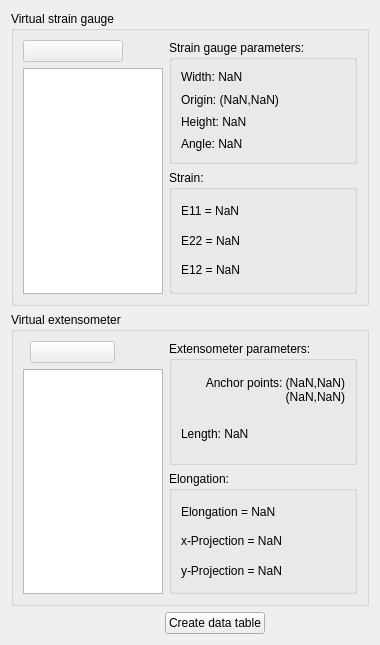
        <widget class="QWidget" name="page">
         <property name="geometry">
          <rect>
           <x>0</x>
           <y>0</y>
           <width>380</width>
           <height>645</height>
          </rect>
         </property>
         <attribute name="icon">
          <iconset resource="icons.qrc">
           <normaloff>:/resources/1415620049_heart_monitor.png</normaloff>:/resources/1415620049_heart_monitor.png</iconset>
         </attribute>
         <attribute name="label">
          <string>Post-processing tools</string>
         </attribute>
         <layout class="QVBoxLayout" name="verticalLayout_62">
          <item>
           <layout class="QVBoxLayout" name="verticalLayout_60">
            <item>
             <widget class="QGroupBox" name="SGGroupBox">
              <property name="title">
               <string>Virtual strain gauge</string>
              </property>
              <layout class="QVBoxLayout" name="verticalLayout_32">
               <item>
                <layout class="QHBoxLayout" name="horizontalLayout_36">
                 <item>
                  <layout class="QVBoxLayout" name="verticalLayout_15">
                   <item>
                    <layout class="QHBoxLayout" name="horizontalLayout_34">
                     <item>
                      <widget class="QPushButton" name="addStrainGaugeButton">
                       <property name="enabled">
                        <bool>false</bool>
                       </property>
                       <property name="text">
                        <string/>
                       </property>
                       <property name="icon">
                        <iconset resource="icons.qrc">
                         <normaloff>:/resources/strainGauge.png</normaloff>:/resources/strainGauge.png</iconset>
                       </property>
                       <property name="iconSize">
                        <size>
                         <width>50</width>
                         <height>30</height>
                        </size>
                       </property>
                      </widget>
                     </item>
                     <item>
                      <spacer name="horizontalSpacer_18">
                       <property name="orientation">
                        <enum>Qt::Horizontal</enum>
                       </property>
                       <property name="sizeType">
                        <enum>QSizePolicy::Minimum</enum>
                       </property>
                       <property name="sizeHint" stdset="0">
                        <size>
                         <width>40</width>
                         <height>20</height>
                        </size>
                       </property>
                      </spacer>
                     </item>
                    </layout>
                   </item>
                   <item>
                    <widget class="QListWidget" name="virtualStrainGaugeList">
                     <property name="sizePolicy">
                      <sizepolicy hsizetype="Fixed" vsizetype="Expanding">
                       <horstretch>0</horstretch>
                       <verstretch>0</verstretch>
                      </sizepolicy>
                     </property>
                     <property name="minimumSize">
                      <size>
                       <width>140</width>
                       <height>0</height>
                      </size>
                     </property>
                     <property name="maximumSize">
                      <size>
                       <width>140</width>
                       <height>16777215</height>
                      </size>
                     </property>
                     <property name="contextMenuPolicy">
                      <enum>Qt::CustomContextMenu</enum>
                     </property>
                    </widget>
                   </item>
                  </layout>
                 </item>
                 <item>
                  <layout class="QVBoxLayout" name="verticalLayout_14">
                   <item>
                    <widget class="QGroupBox" name="groupBox_7">
                     <property name="title">
                      <string>Strain gauge parameters:</string>
                     </property>
                     <layout class="QVBoxLayout" name="verticalLayout_48">
                      <item>
                       <layout class="QVBoxLayout" name="verticalLayout_47">
                        <item>
                         <widget class="QLabel" name="sgWidthLabel">
                          <property name="frameShape">
                           <enum>QFrame::NoFrame</enum>
                          </property>
                          <property name="text">
                           <string>Width: NaN</string>
                          </property>
                         </widget>
                        </item>
                        <item>
                         <widget class="QLabel" name="sgOriginLabel">
                          <property name="frameShape">
                           <enum>QFrame::NoFrame</enum>
                          </property>
                          <property name="text">
                           <string>Origin: (NaN,NaN)</string>
                          </property>
                         </widget>
                        </item>
                        <item>
                         <widget class="QLabel" name="sgHeightLabel">
                          <property name="text">
                           <string>Height: NaN</string>
                          </property>
                         </widget>
                        </item>
                        <item>
                         <widget class="QLabel" name="sgAngleLabel">
                          <property name="text">
                           <string>Angle: NaN</string>
                          </property>
                         </widget>
                        </item>
                       </layout>
                      </item>
                     </layout>
                    </widget>
                   </item>
                   <item>
                    <widget class="QGroupBox" name="groupBox_5">
                     <property name="title">
                      <string>Strain:</string>
                     </property>
                     <layout class="QVBoxLayout" name="verticalLayout_44">
                      <item>
                       <layout class="QVBoxLayout" name="verticalLayout_43">
                        <item>
                         <widget class="QLabel" name="e11Label">
                          <property name="text">
                           <string>E11 = NaN</string>
                          </property>
                         </widget>
                        </item>
                        <item>
                         <widget class="QLabel" name="e22Label">
                          <property name="text">
                           <string>E22 = NaN</string>
                          </property>
                         </widget>
                        </item>
                        <item>
                         <widget class="QLabel" name="e12Label">
                          <property name="text">
                           <string>E12 = NaN</string>
                          </property>
                         </widget>
                        </item>
                       </layout>
                      </item>
                     </layout>
                    </widget>
                   </item>
                  </layout>
                 </item>
                </layout>
               </item>
              </layout>
             </widget>
            </item>
            <item>
             <widget class="QGroupBox" name="extensometerGroupBox">
              <property name="title">
               <string>Virtual extensometer</string>
              </property>
              <layout class="QVBoxLayout" name="verticalLayout_33">
               <item>
                <layout class="QHBoxLayout" name="horizontalLayout_37">
                 <item>
                  <layout class="QVBoxLayout" name="verticalLayout_23">
                   <item>
                    <layout class="QHBoxLayout" name="horizontalLayout_35">
                     <item>
                      <widget class="QPushButton" name="addExtensometerButton">
                       <property name="enabled">
                        <bool>false</bool>
                       </property>
                       <property name="sizePolicy">
                        <sizepolicy hsizetype="Fixed" vsizetype="Fixed">
                         <horstretch>0</horstretch>
                         <verstretch>0</verstretch>
                        </sizepolicy>
                       </property>
                       <property name="minimumSize">
                        <size>
                         <width>85</width>
                         <height>0</height>
                        </size>
                       </property>
                       <property name="maximumSize">
                        <size>
                         <width>85</width>
                         <height>16777215</height>
                        </size>
                       </property>
                       <property name="text">
                        <string/>
                       </property>
                       <property name="icon">
                        <iconset resource="icons.qrc">
                         <normaloff>:/resources/extensometer.png</normaloff>:/resources/extensometer.png</iconset>
                       </property>
                       <property name="iconSize">
                        <size>
                         <width>80</width>
                         <height>50</height>
                        </size>
                       </property>
                      </widget>
                     </item>
                     <item>
                      <spacer name="horizontalSpacer_19">
                       <property name="orientation">
                        <enum>Qt::Horizontal</enum>
                       </property>
                       <property name="sizeType">
                        <enum>QSizePolicy::Minimum</enum>
                       </property>
                       <property name="sizeHint" stdset="0">
                        <size>
                         <width>40</width>
                         <height>20</height>
                        </size>
                       </property>
                      </spacer>
                     </item>
                    </layout>
                   </item>
                   <item>
                    <widget class="QListWidget" name="extensometerList">
                     <property name="sizePolicy">
                      <sizepolicy hsizetype="Fixed" vsizetype="Expanding">
                       <horstretch>0</horstretch>
                       <verstretch>0</verstretch>
                      </sizepolicy>
                     </property>
                     <property name="minimumSize">
                      <size>
                       <width>140</width>
                       <height>0</height>
                      </size>
                     </property>
                     <property name="maximumSize">
                      <size>
                       <width>140</width>
                       <height>16777215</height>
                      </size>
                     </property>
                     <property name="contextMenuPolicy">
                      <enum>Qt::CustomContextMenu</enum>
                     </property>
                    </widget>
                   </item>
                  </layout>
                 </item>
                 <item>
                  <layout class="QVBoxLayout" name="verticalLayout_24">
                   <item>
                    <widget class="QGroupBox" name="groupBox_8">
                     <property name="title">
                      <string>Extensometer parameters:</string>
                     </property>
                     <layout class="QVBoxLayout" name="verticalLayout_50">
                      <item>
                       <layout class="QVBoxLayout" name="verticalLayout_49">
                        <item>
                         <widget class="QLabel" name="extPointsLabel">
                          <property name="text">
                           <string>Anchor points: (NaN,NaN)
(NaN,NaN)</string>
                          </property>
                          <property name="alignment">
                           <set>Qt::AlignRight|Qt::AlignTrailing|Qt::AlignVCenter</set>
                          </property>
                         </widget>
                        </item>
                        <item>
                         <widget class="QLabel" name="extLengthLabel">
                          <property name="text">
                           <string>Length: NaN</string>
                          </property>
                         </widget>
                        </item>
                       </layout>
                      </item>
                     </layout>
                    </widget>
                   </item>
                   <item>
                    <widget class="QGroupBox" name="groupBox_6">
                     <property name="title">
                      <string>Elongation:</string>
                     </property>
                     <layout class="QVBoxLayout" name="verticalLayout_46">
                      <item>
                       <layout class="QVBoxLayout" name="verticalLayout_45">
                        <item>
                         <widget class="QLabel" name="elongationLabel">
                          <property name="text">
                           <string>Elongation = NaN</string>
                          </property>
                         </widget>
                        </item>
                        <item>
                         <widget class="QLabel" name="elongationXLabel">
                          <property name="text">
                           <string>x-Projection = NaN</string>
                          </property>
                         </widget>
                        </item>
                        <item>
                         <widget class="QLabel" name="elongationYLabel">
                          <property name="text">
                           <string>y-Projection = NaN</string>
                          </property>
                         </widget>
                        </item>
                       </layout>
                      </item>
                     </layout>
                    </widget>
                   </item>
                  </layout>
                 </item>
                </layout>
               </item>
              </layout>
             </widget>
            </item>
           </layout>
          </item>
          <item>
           <layout class="QHBoxLayout" name="horizontalLayout_38">
            <item>
             <spacer name="horizontalSpacer_22">
              <property name="orientation">
               <enum>Qt::Horizontal</enum>
              </property>
              <property name="sizeType">
               <enum>QSizePolicy::Preferred</enum>
              </property>
              <property name="sizeHint" stdset="0">
               <size>
                <width>50</width>
                <height>20</height>
               </size>
              </property>
             </spacer>
            </item>
            <item>
             <widget class="QPushButton" name="ppExportButton">
              <property name="sizePolicy">
               <sizepolicy hsizetype="Fixed" vsizetype="Fixed">
                <horstretch>0</horstretch>
                <verstretch>0</verstretch>
               </sizepolicy>
              </property>
              <property name="text">
               <string>Create data table</string>
              </property>
              <property name="icon">
               <iconset resource="icons.qrc">
                <normaloff>:/resources/1415539731_play_green.png</normaloff>:/resources/1415539731_play_green.png</iconset>
              </property>
              <property name="iconSize">
               <size>
                <width>30</width>
                <height>30</height>
               </size>
              </property>
             </widget>
            </item>
           </layout>
          </item>
         </layout>
        </widget>
